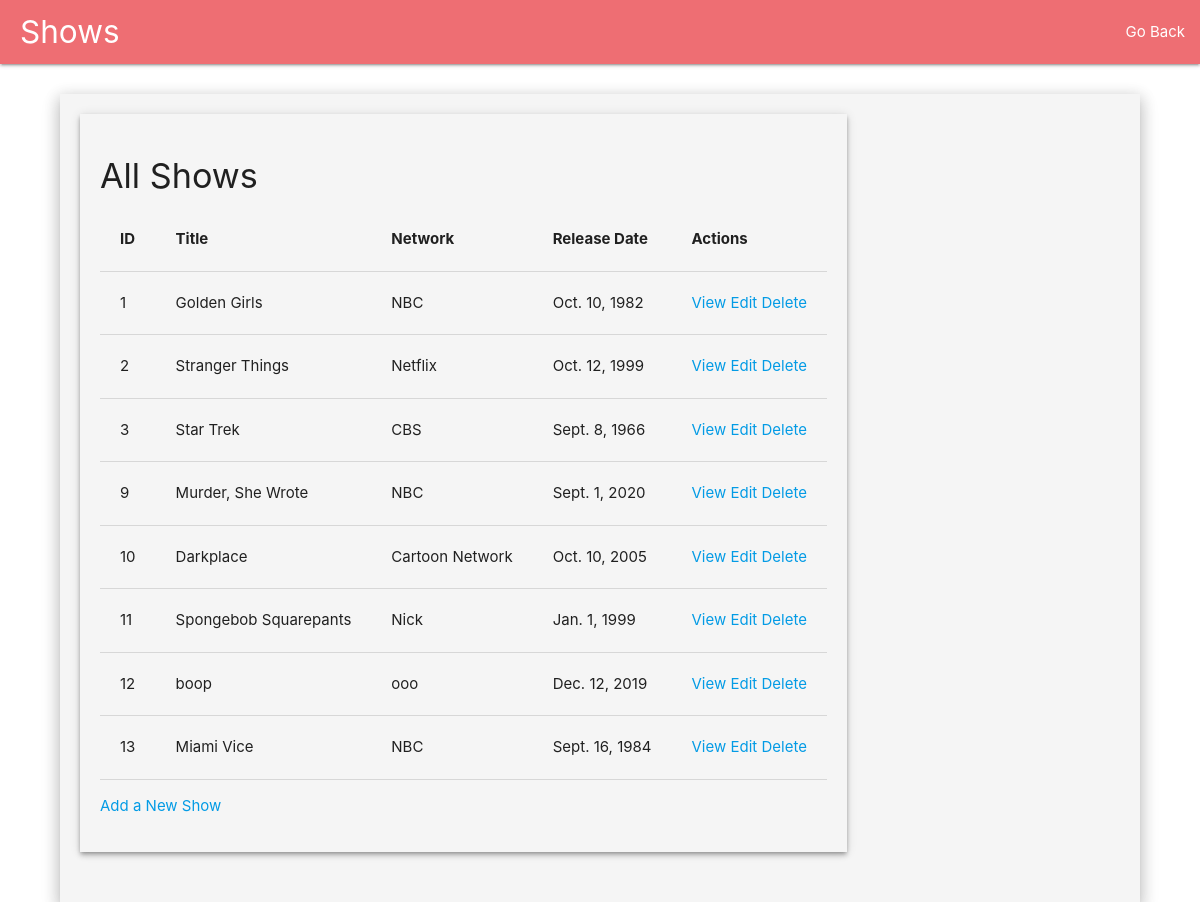
Page /shows/ on the committed database.
### show_app/models.py (models this page shows)
class show(models.Model):
    title = models.CharField(max_length=255, blank=False, unique=True)
    network = models.CharField(max_length=255, blank=False)
    desc = models.CharField(max_length=255)
    release_date = models.DateField(null=True)
    created_at = models.DateTimeField(auto_now_add=True)
    updated_at = models.DateTimeField(auto_now=True)

### show_app/views.py (the view)
# urls.py: path('shows/', views.shows),
def shows(request):
  context = {
    'show_info': show.objects.all(),
  }
  return render(request, "shows.html", context)

### show_app/templates/shows.html (shortened to what this page needs)
  <!DOCTYPE html>
  <html>
  <head>
    <link type="text/css" rel="stylesheet" href="../static/css/materialize.min.css"  media="screen,projection"/>
    <link type="text/css" rel="stylesheet" href="../static/css/styles.css"  media="screen,projection"/>
  </head>
  <body>
    <nav>
      <div class="nav-wrapper">
        <a href="" class="brand-logo">Shows</a>
        <ul id="nav-mobile" class="right hide-on-med-and-down">
          <li><a href="/shows/">Go Back</a></li>
        </ul>
      </div>
    </nav>
    <div id ='container' class="z-depth-3">
    <div id=description-container class="z-depth-2">
      <h4>All Shows</h4>
      <table class="highlight">
        <thead>
          <tr>
            <th>ID</th>
            <th>Title</th>
            <th>Network</th>
            <th>Release Date</th>
            <th>Actions</th>
          </tr>
        </thead>
        <tbody>
         {% for show in show_info %}
         <tr>
          <td>{{ show.id }}</td>
          <td>{{ show.title }}</td>
          <td>{{ show.network }}</td>
          <td>{{ show.release_date }}</td>
          <td><a href="/show_info/{{ show.id }}">View</a> <a href="/edit/{{ show.id }}">Edit</a> <a href="/delete/{{ show.id }}">Delete</a></td>
        </tr>
        {% endfor %}
      </tbody>
    </table>
    <p><a href="/add/">Add a New Show</a>
  </div>
</div>
</body>
</html>

### show_app/static/css/styles.css (style rules this page uses)
.brand-logo { margin-left: 20px; }
#container { width:90%; background-color: #f5f5f5; padding-bottom: 30px; margin: auto; margin-top: 30px; display: flex; flex-direction: row; }
#description-container { margin:20px; padding: 20px; }
td, th { padding: 20px; }

### rows in the picture
show: id "1", title "Golden Girls", network "NBC", release_date "Oct. 10, 1982"
show: id "2", title "Stranger Things", network "Netflix", release_date "Oct. 12, 1999"
show: id "3", title "Star Trek", network "CBS", release_date "Sept. 8, 1966"
show: id "9", title "Murder, She Wrote", network "NBC", release_date "Sept. 1, 2020"
show: id "10", title "Darkplace", network "Cartoon Network", release_date "Oct. 10, 2005"
show: id "11", title "Spongebob Squarepants", network "Nick", release_date "Jan. 1, 1999"
show: id "12", title "boop", network "ooo", release_date "Dec. 12, 2019"
show: id "13", title "Miami Vice", network "NBC", release_date "Sept. 16, 1984"
